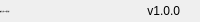
              <widget class="QFrame" name="bottomBar">
               <property name="minimumSize">
                <size>
                 <width>0</width>
                 <height>22</height>
                </size>
               </property>
               <property name="maximumSize">
                <size>
                 <width>16777215</width>
                 <height>22</height>
                </size>
               </property>
               <property name="frameShape">
                <enum>QFrame::NoFrame</enum>
               </property>
               <property name="frameShadow">
                <enum>QFrame::Raised</enum>
               </property>
               <layout class="QHBoxLayout" name="horizontalLayout_5">
                <property name="spacing">
                 <number>0</number>
                </property>
                <property name="leftMargin">
                 <number>0</number>
                </property>
                <property name="topMargin">
                 <number>0</number>
                </property>
                <property name="rightMargin">
                 <number>0</number>
                </property>
                <property name="bottomMargin">
                 <number>0</number>
                </property>
                <item>
                 <widget class="QLabel" name="creditsLabel">
                  <property name="maximumSize">
                   <size>
                    <width>16777215</width>
                    <height>16</height>
                   </size>
                  </property>
                  <property name="font">
                   <font>
                    <family>Segoe UI</family>
                    <pointsize>-1</pointsize>
                    <weight>50</weight>
                    <italic>false</italic>
                    <bold>false</bold>
                   </font>
                  </property>
                  <property name="text">
                   <string>软件工程2003班 杜睿</string>
                  </property>
                  <property name="alignment">
                   <set>Qt::AlignLeading|Qt::AlignLeft|Qt::AlignVCenter</set>
                  </property>
                 </widget>
                </item>
                <item>
                 <widget class="QLabel" name="version">
                  <property name="text">
                   <string>v1.0.0</string>
                  </property>
                  <property name="alignment">
                   <set>Qt::AlignRight|Qt::AlignTrailing|Qt::AlignVCenter</set>
                  </property>
                 </widget>
                </item>
                <item>
                 <widget class="QFrame" name="frame_size_grip">
                  <property name="minimumSize">
                   <size>
                    <width>20</width>
                    <height>0</height>
                   </size>
                  </property>
                  <property name="maximumSize">
                   <size>
                    <width>20</width>
                    <height>16777215</height>
                   </size>
                  </property>
                  <property name="frameShape">
                   <enum>QFrame::NoFrame</enum>
                  </property>
                  <property name="frameShadow">
                   <enum>QFrame::Raised</enum>
                  </property>
                 </widget>
                </item>
               </layout>
              </widget>
